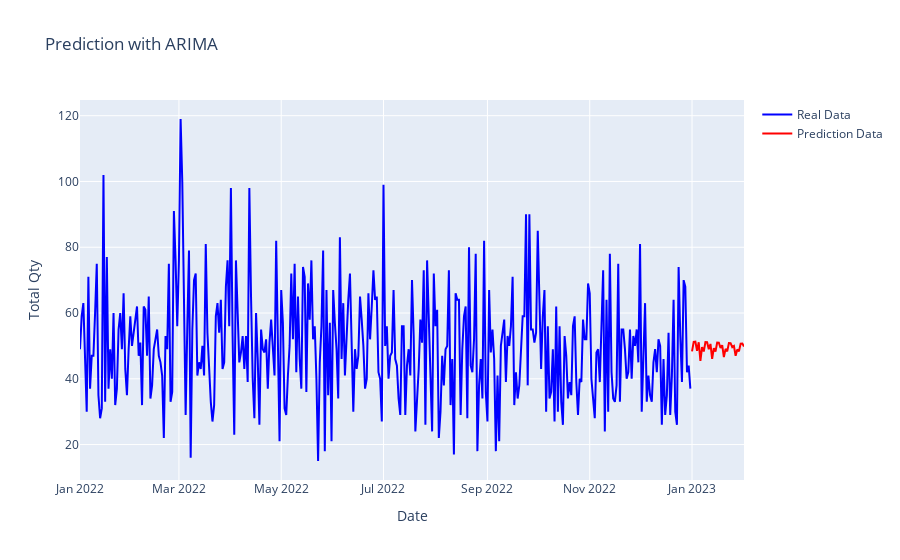

Notebook code cell kept with this figure:
### Code cell
import plotly.graph_objects as go

# Create the figure
fig = go.Figure()

# Add the real data trace
fig.add_trace(go.Scatter(x=df.index, y=df['value'], mode='lines', name='Real Data', line=dict(color='blue')))

# Add the prediction data trace
fig.add_trace(go.Scatter(x=future_prediction.index, y=future_prediction.values, mode='lines', name='Prediction Data', line=dict(color='red')))

# Update the layout
fig.update_layout(title='Prediction with ARIMA',
                  xaxis_title='Date',
                  yaxis_title='Total Qty',
                  showlegend=True)

# Show the plot
fig.show()

### Figure 1 — Plotly figure (JSON) as saved in the notebook; plotly's stock layout.template omitted (floating-point values rounded to 4 significant figures; data arrays with more than 128 entries replaced by an {"elided": "..."} marker saying what was removed)
{"data": [{"line": {"color": "blue"}, "mode": "lines", "name": "Real Data", "type": "scatter", "x": {"elided": "365 str values"}, "y": {"elided": "365 int values"}}, {"line": {"color": "red"}, "mode": "lines", "name": "Prediction Data", "type": "scatter", "x": ["2023-01-01T00:00:00", "2023-01-02T00:00:00", "2023-01-03T00:00:00", "2023-01-04T00:00:00", "2023-01-05T00:00:00", "2023-01-06T00:00:00", "2023-01-07T00:00:00", "2023-01-08T00:00:00", "2023-01-09T00:00:00", "2023-01-10T00:00:00", "2023-01-11T00:00:00", "2023-01-12T00:00:00", "2023-01-13T00:00:00", "2023-01-14T00:00:00", "2023-01-15T00:00:00", "2023-01-16T00:00:00", "2023-01-17T00:00:00", "2023-01-18T00:00:00", "2023-01-19T00:00:00", "2023-01-20T00:00:00", "2023-01-21T00:00:00", "2023-01-22T00:00:00", "2023-01-23T00:00:00", "2023-01-24T00:00:00", "2023-01-25T00:00:00", "2023-01-26T00:00:00", "2023-01-27T00:00:00", "2023-01-28T00:00:00", "2023-01-29T00:00:00", "2023-01-30T00:00:00", "2023-01-31T00:00:00", "2023-02-01T00:00:00"], "y": [48.31, 51.24, 51.31, 48.53, 51.1, 45.41, 49.62, 48.3, 51.14, 51.11, 48.99, 50.6, 46.06, 49.32, 48.31, 51.0, 50.96, 49.34, 50.24, 46.58, 49.09, 48.35, 50.85, 50.83, 49.61, 49.98, 47.0, 48.9, 48.39, 50.69, 50.73, 49.82]}], "layout": {"showlegend": true, "title": {"text": "Prediction with ARIMA"}, "xaxis": {"title": {"text": "Date"}}, "yaxis": {"title": {"text": "Total Qty"}}}}
